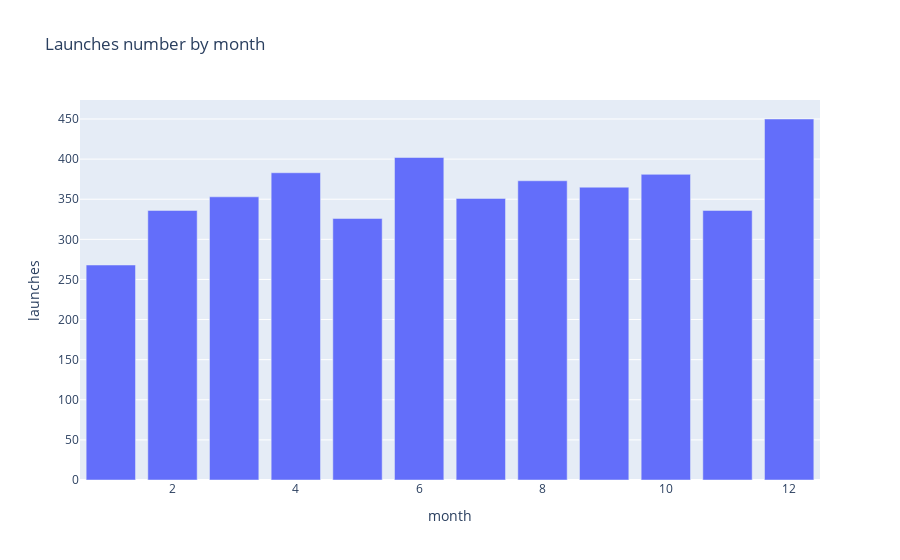

The notebook cell this image was saved under:
### Code cell
fig = px.bar(
    launches_by_month, 
    x='month', 
    y="launches", 
    orientation='v', 
    title='Launches number by month'
)
fig.show()

### Figure 1 — Plotly figure (JSON) as saved in the notebook; plotly's stock layout.template omitted (floating-point values rounded to 4 significant figures)
{"data": [{"alignmentgroup": "True", "hovertemplate": "month=%{x}<br>launches=%{y}<extra></extra>", "legendgroup": "", "marker": {"color": "#636efa", "pattern": {"shape": ""}}, "name": "", "offsetgroup": "", "orientation": "v", "showlegend": false, "textposition": "auto", "type": "bar", "x": [12, 6, 4, 10, 8, 9, 3, 7, 2, 11, 5, 1], "xaxis": "x", "y": [450, 402, 383, 381, 373, 365, 353, 351, 336, 336, 326, 268], "yaxis": "y"}], "layout": {"autosize": true, "barmode": "relative", "legend": {"tracegroupgap": 0}, "title": {"text": "Launches number by month"}, "xaxis": {"anchor": "y", "autorange": true, "domain": [0, 1], "range": [0.5, 12.5], "title": {"text": "month"}, "type": "linear"}, "yaxis": {"anchor": "x", "autorange": true, "domain": [0, 1], "range": [0, 473.7], "title": {"text": "launches"}, "type": "linear"}}}
